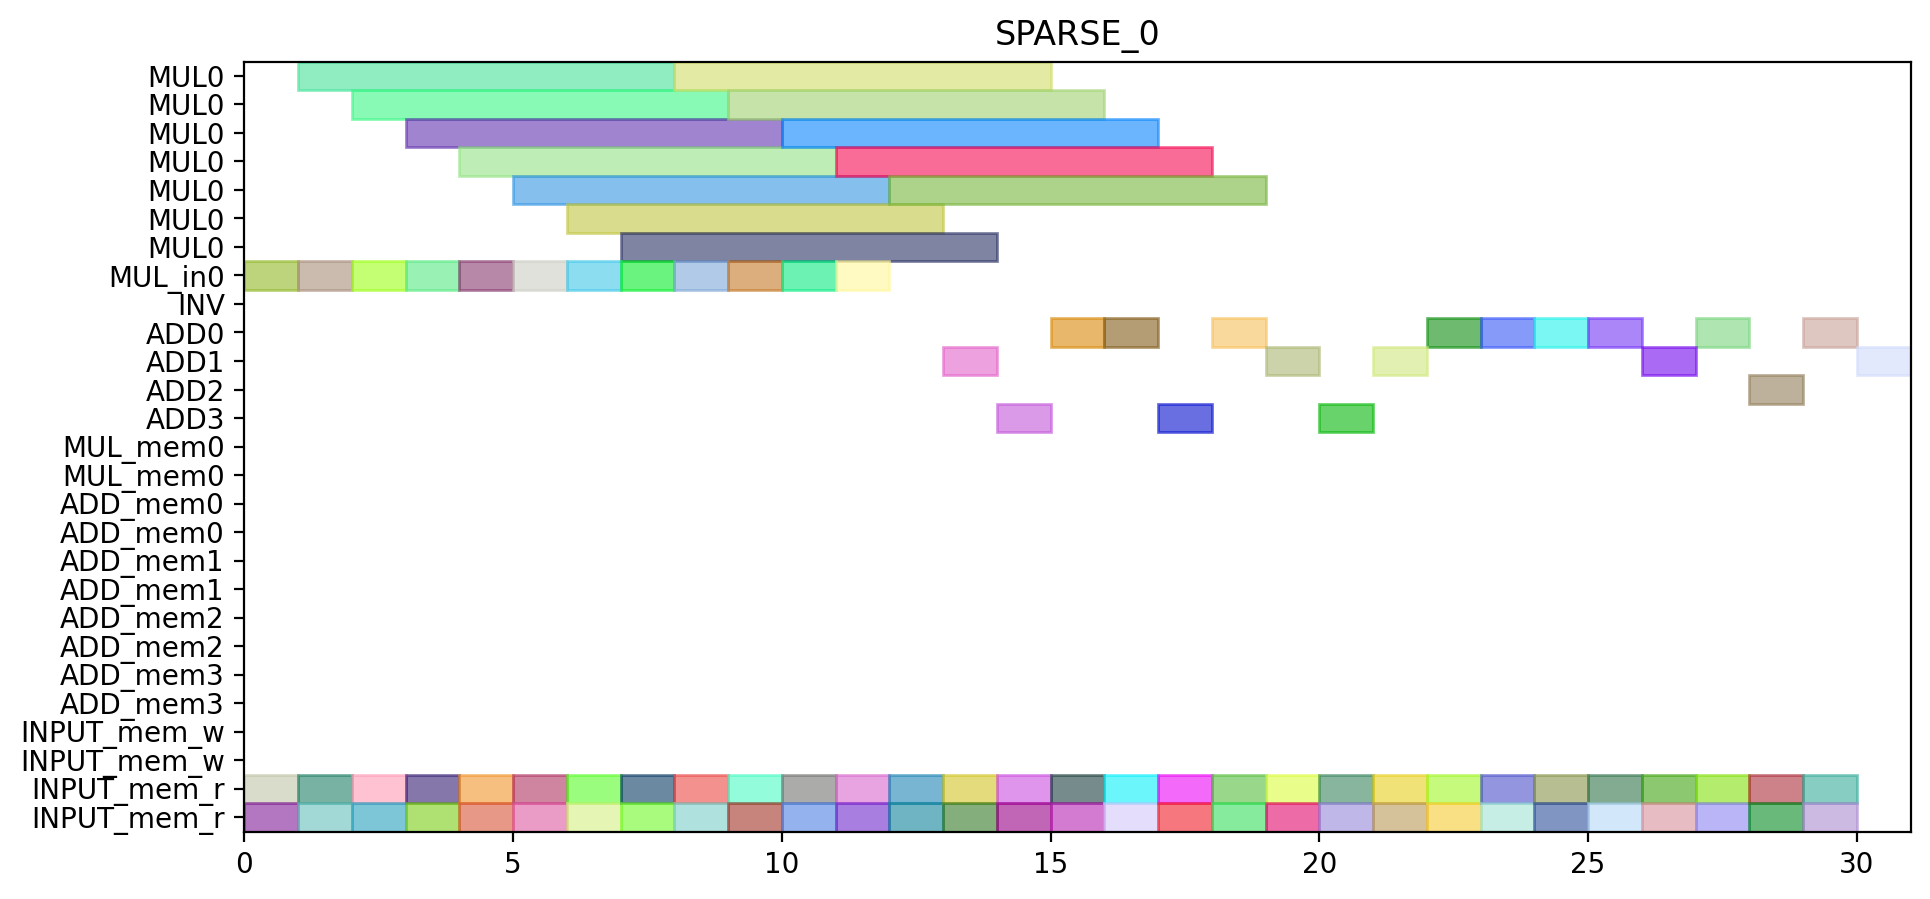

The script that drew this image:
from pyschedule import Scenario, solvers, plotters, alt


def solve():
	horizon = 172
	S = Scenario("SPARSE_0", horizon=horizon)

	# resource
	MUL = S.Resources('MUL', num=1, size=7)
	MUL_in = S.Resources('MUL_in', num=1)
	INV = S.Resource('INV')
	ADD = S.Resources('ADD', num=4, periods=range(1, horizon))
	MUL_mem = S.Resources('MUL_mem', num=1, size=2)
	ADD_mem = S.Resources('ADD_mem', num=4, size=2)
	INPUT_mem_w = S.Resource('INPUT_mem_w', size=2)
	INPUT_mem_r = S.Resource('INPUT_mem_r', size=2)

	# result of previous scheduling

	# new tasks
	t0_t0_t0_in = S.Task('t0_t0_t0_in', length=1, delay_cost=1)
	t0_t0_t0_in += alt(MUL_in)
	t0_t0_t0 = S.Task('t0_t0_t0', length=7, delay_cost=1)
	t0_t0_t0 += alt(MUL)
	S += t0_t0_t0>=t0_t0_t0_in

	t0_t0_t0_mem0 = S.Task('t0_t0_t0_mem0', length=1, delay_cost=1)
	t0_t0_t0_mem0 += INPUT_mem_r
	S += t0_t0_t0_mem0 <= t0_t0_t0

	t0_t0_t0_mem1 = S.Task('t0_t0_t0_mem1', length=1, delay_cost=1)
	t0_t0_t0_mem1 += INPUT_mem_r
	S += t0_t0_t0_mem1 <= t0_t0_t0

	t0_t0_t1_in = S.Task('t0_t0_t1_in', length=1, delay_cost=1)
	t0_t0_t1_in += alt(MUL_in)
	t0_t0_t1 = S.Task('t0_t0_t1', length=7, delay_cost=1)
	t0_t0_t1 += alt(MUL)
	S += t0_t0_t1>=t0_t0_t1_in

	t0_t0_t1_mem0 = S.Task('t0_t0_t1_mem0', length=1, delay_cost=1)
	t0_t0_t1_mem0 += INPUT_mem_r
	S += t0_t0_t1_mem0 <= t0_t0_t1

	t0_t0_t1_mem1 = S.Task('t0_t0_t1_mem1', length=1, delay_cost=1)
	t0_t0_t1_mem1 += INPUT_mem_r
	S += t0_t0_t1_mem1 <= t0_t0_t1

	t0_t0_t2 = S.Task('t0_t0_t2', length=1, delay_cost=1)
	t0_t0_t2 += alt(ADD)

	t0_t0_t2_mem0 = S.Task('t0_t0_t2_mem0', length=1, delay_cost=1)
	t0_t0_t2_mem0 += INPUT_mem_r
	S += t0_t0_t2_mem0 <= t0_t0_t2

	t0_t0_t2_mem1 = S.Task('t0_t0_t2_mem1', length=1, delay_cost=1)
	t0_t0_t2_mem1 += INPUT_mem_r
	S += t0_t0_t2_mem1 <= t0_t0_t2

	t0_t0_t3 = S.Task('t0_t0_t3', length=1, delay_cost=1)
	t0_t0_t3 += alt(ADD)

	t0_t0_t3_mem0 = S.Task('t0_t0_t3_mem0', length=1, delay_cost=1)
	t0_t0_t3_mem0 += INPUT_mem_r
	S += t0_t0_t3_mem0 <= t0_t0_t3

	t0_t0_t3_mem1 = S.Task('t0_t0_t3_mem1', length=1, delay_cost=1)
	t0_t0_t3_mem1 += INPUT_mem_r
	S += t0_t0_t3_mem1 <= t0_t0_t3

	t0_t1_t0_in = S.Task('t0_t1_t0_in', length=1, delay_cost=1)
	t0_t1_t0_in += alt(MUL_in)
	t0_t1_t0 = S.Task('t0_t1_t0', length=7, delay_cost=1)
	t0_t1_t0 += alt(MUL)
	S += t0_t1_t0>=t0_t1_t0_in

	t0_t1_t0_mem0 = S.Task('t0_t1_t0_mem0', length=1, delay_cost=1)
	t0_t1_t0_mem0 += INPUT_mem_r
	S += t0_t1_t0_mem0 <= t0_t1_t0

	t0_t1_t0_mem1 = S.Task('t0_t1_t0_mem1', length=1, delay_cost=1)
	t0_t1_t0_mem1 += INPUT_mem_r
	S += t0_t1_t0_mem1 <= t0_t1_t0

	t0_t1_t1_in = S.Task('t0_t1_t1_in', length=1, delay_cost=1)
	t0_t1_t1_in += alt(MUL_in)
	t0_t1_t1 = S.Task('t0_t1_t1', length=7, delay_cost=1)
	t0_t1_t1 += alt(MUL)
	S += t0_t1_t1>=t0_t1_t1_in

	t0_t1_t1_mem0 = S.Task('t0_t1_t1_mem0', length=1, delay_cost=1)
	t0_t1_t1_mem0 += INPUT_mem_r
	S += t0_t1_t1_mem0 <= t0_t1_t1

	t0_t1_t1_mem1 = S.Task('t0_t1_t1_mem1', length=1, delay_cost=1)
	t0_t1_t1_mem1 += INPUT_mem_r
	S += t0_t1_t1_mem1 <= t0_t1_t1

	t0_t1_t2 = S.Task('t0_t1_t2', length=1, delay_cost=1)
	t0_t1_t2 += alt(ADD)

	t0_t1_t2_mem0 = S.Task('t0_t1_t2_mem0', length=1, delay_cost=1)
	t0_t1_t2_mem0 += INPUT_mem_r
	S += t0_t1_t2_mem0 <= t0_t1_t2

	t0_t1_t2_mem1 = S.Task('t0_t1_t2_mem1', length=1, delay_cost=1)
	t0_t1_t2_mem1 += INPUT_mem_r
	S += t0_t1_t2_mem1 <= t0_t1_t2

	t0_t1_t3 = S.Task('t0_t1_t3', length=1, delay_cost=1)
	t0_t1_t3 += alt(ADD)

	t0_t1_t3_mem0 = S.Task('t0_t1_t3_mem0', length=1, delay_cost=1)
	t0_t1_t3_mem0 += INPUT_mem_r
	S += t0_t1_t3_mem0 <= t0_t1_t3

	t0_t1_t3_mem1 = S.Task('t0_t1_t3_mem1', length=1, delay_cost=1)
	t0_t1_t3_mem1 += INPUT_mem_r
	S += t0_t1_t3_mem1 <= t0_t1_t3

	t0_t20 = S.Task('t0_t20', length=1, delay_cost=1)
	t0_t20 += alt(ADD)

	t0_t20_mem0 = S.Task('t0_t20_mem0', length=1, delay_cost=1)
	t0_t20_mem0 += INPUT_mem_r
	S += t0_t20_mem0 <= t0_t20

	t0_t20_mem1 = S.Task('t0_t20_mem1', length=1, delay_cost=1)
	t0_t20_mem1 += INPUT_mem_r
	S += t0_t20_mem1 <= t0_t20

	t0_t21 = S.Task('t0_t21', length=1, delay_cost=1)
	t0_t21 += alt(ADD)

	t0_t21_mem0 = S.Task('t0_t21_mem0', length=1, delay_cost=1)
	t0_t21_mem0 += INPUT_mem_r
	S += t0_t21_mem0 <= t0_t21

	t0_t21_mem1 = S.Task('t0_t21_mem1', length=1, delay_cost=1)
	t0_t21_mem1 += INPUT_mem_r
	S += t0_t21_mem1 <= t0_t21

	t0_t30 = S.Task('t0_t30', length=1, delay_cost=1)
	t0_t30 += alt(ADD)

	t0_t30_mem0 = S.Task('t0_t30_mem0', length=1, delay_cost=1)
	t0_t30_mem0 += INPUT_mem_r
	S += t0_t30_mem0 <= t0_t30

	t0_t30_mem1 = S.Task('t0_t30_mem1', length=1, delay_cost=1)
	t0_t30_mem1 += INPUT_mem_r
	S += t0_t30_mem1 <= t0_t30

	t0_t31 = S.Task('t0_t31', length=1, delay_cost=1)
	t0_t31 += alt(ADD)

	t0_t31_mem0 = S.Task('t0_t31_mem0', length=1, delay_cost=1)
	t0_t31_mem0 += INPUT_mem_r
	S += t0_t31_mem0 <= t0_t31

	t0_t31_mem1 = S.Task('t0_t31_mem1', length=1, delay_cost=1)
	t0_t31_mem1 += INPUT_mem_r
	S += t0_t31_mem1 <= t0_t31

	t1_t0_t0_in = S.Task('t1_t0_t0_in', length=1, delay_cost=1)
	t1_t0_t0_in += alt(MUL_in)
	t1_t0_t0 = S.Task('t1_t0_t0', length=7, delay_cost=1)
	t1_t0_t0 += alt(MUL)
	S += t1_t0_t0>=t1_t0_t0_in

	t1_t0_t0_mem0 = S.Task('t1_t0_t0_mem0', length=1, delay_cost=1)
	t1_t0_t0_mem0 += INPUT_mem_r
	S += t1_t0_t0_mem0 <= t1_t0_t0

	t1_t0_t0_mem1 = S.Task('t1_t0_t0_mem1', length=1, delay_cost=1)
	t1_t0_t0_mem1 += INPUT_mem_r
	S += t1_t0_t0_mem1 <= t1_t0_t0

	t1_t0_t1_in = S.Task('t1_t0_t1_in', length=1, delay_cost=1)
	t1_t0_t1_in += alt(MUL_in)
	t1_t0_t1 = S.Task('t1_t0_t1', length=7, delay_cost=1)
	t1_t0_t1 += alt(MUL)
	S += t1_t0_t1>=t1_t0_t1_in

	t1_t0_t1_mem0 = S.Task('t1_t0_t1_mem0', length=1, delay_cost=1)
	t1_t0_t1_mem0 += INPUT_mem_r
	S += t1_t0_t1_mem0 <= t1_t0_t1

	t1_t0_t1_mem1 = S.Task('t1_t0_t1_mem1', length=1, delay_cost=1)
	t1_t0_t1_mem1 += INPUT_mem_r
	S += t1_t0_t1_mem1 <= t1_t0_t1

	t1_t0_t2 = S.Task('t1_t0_t2', length=1, delay_cost=1)
	t1_t0_t2 += alt(ADD)

	t1_t0_t2_mem0 = S.Task('t1_t0_t2_mem0', length=1, delay_cost=1)
	t1_t0_t2_mem0 += INPUT_mem_r
	S += t1_t0_t2_mem0 <= t1_t0_t2

	t1_t0_t2_mem1 = S.Task('t1_t0_t2_mem1', length=1, delay_cost=1)
	t1_t0_t2_mem1 += INPUT_mem_r
	S += t1_t0_t2_mem1 <= t1_t0_t2

	t1_t0_t3 = S.Task('t1_t0_t3', length=1, delay_cost=1)
	t1_t0_t3 += alt(ADD)

	t1_t0_t3_mem0 = S.Task('t1_t0_t3_mem0', length=1, delay_cost=1)
	t1_t0_t3_mem0 += INPUT_mem_r
	S += t1_t0_t3_mem0 <= t1_t0_t3

	t1_t0_t3_mem1 = S.Task('t1_t0_t3_mem1', length=1, delay_cost=1)
	t1_t0_t3_mem1 += INPUT_mem_r
	S += t1_t0_t3_mem1 <= t1_t0_t3

	t1_t1_t0_in = S.Task('t1_t1_t0_in', length=1, delay_cost=1)
	t1_t1_t0_in += alt(MUL_in)
	t1_t1_t0 = S.Task('t1_t1_t0', length=7, delay_cost=1)
	t1_t1_t0 += alt(MUL)
	S += t1_t1_t0>=t1_t1_t0_in

	t1_t1_t0_mem0 = S.Task('t1_t1_t0_mem0', length=1, delay_cost=1)
	t1_t1_t0_mem0 += INPUT_mem_r
	S += t1_t1_t0_mem0 <= t1_t1_t0

	t1_t1_t0_mem1 = S.Task('t1_t1_t0_mem1', length=1, delay_cost=1)
	t1_t1_t0_mem1 += INPUT_mem_r
	S += t1_t1_t0_mem1 <= t1_t1_t0

	t1_t1_t1_in = S.Task('t1_t1_t1_in', length=1, delay_cost=1)
	t1_t1_t1_in += alt(MUL_in)
	t1_t1_t1 = S.Task('t1_t1_t1', length=7, delay_cost=1)
	t1_t1_t1 += alt(MUL)
	S += t1_t1_t1>=t1_t1_t1_in

	t1_t1_t1_mem0 = S.Task('t1_t1_t1_mem0', length=1, delay_cost=1)
	t1_t1_t1_mem0 += INPUT_mem_r
	S += t1_t1_t1_mem0 <= t1_t1_t1

	t1_t1_t1_mem1 = S.Task('t1_t1_t1_mem1', length=1, delay_cost=1)
	t1_t1_t1_mem1 += INPUT_mem_r
	S += t1_t1_t1_mem1 <= t1_t1_t1

	t1_t1_t2 = S.Task('t1_t1_t2', length=1, delay_cost=1)
	t1_t1_t2 += alt(ADD)

	t1_t1_t2_mem0 = S.Task('t1_t1_t2_mem0', length=1, delay_cost=1)
	t1_t1_t2_mem0 += INPUT_mem_r
	S += t1_t1_t2_mem0 <= t1_t1_t2

	t1_t1_t2_mem1 = S.Task('t1_t1_t2_mem1', length=1, delay_cost=1)
	t1_t1_t2_mem1 += INPUT_mem_r
	S += t1_t1_t2_mem1 <= t1_t1_t2

	t1_t1_t3 = S.Task('t1_t1_t3', length=1, delay_cost=1)
	t1_t1_t3 += alt(ADD)

	t1_t1_t3_mem0 = S.Task('t1_t1_t3_mem0', length=1, delay_cost=1)
	t1_t1_t3_mem0 += INPUT_mem_r
	S += t1_t1_t3_mem0 <= t1_t1_t3

	t1_t1_t3_mem1 = S.Task('t1_t1_t3_mem1', length=1, delay_cost=1)
	t1_t1_t3_mem1 += INPUT_mem_r
	S += t1_t1_t3_mem1 <= t1_t1_t3

	t1_t20 = S.Task('t1_t20', length=1, delay_cost=1)
	t1_t20 += alt(ADD)

	t1_t20_mem0 = S.Task('t1_t20_mem0', length=1, delay_cost=1)
	t1_t20_mem0 += INPUT_mem_r
	S += t1_t20_mem0 <= t1_t20

	t1_t20_mem1 = S.Task('t1_t20_mem1', length=1, delay_cost=1)
	t1_t20_mem1 += INPUT_mem_r
	S += t1_t20_mem1 <= t1_t20

	t1_t21 = S.Task('t1_t21', length=1, delay_cost=1)
	t1_t21 += alt(ADD)

	t1_t21_mem0 = S.Task('t1_t21_mem0', length=1, delay_cost=1)
	t1_t21_mem0 += INPUT_mem_r
	S += t1_t21_mem0 <= t1_t21

	t1_t21_mem1 = S.Task('t1_t21_mem1', length=1, delay_cost=1)
	t1_t21_mem1 += INPUT_mem_r
	S += t1_t21_mem1 <= t1_t21

	t1_t30 = S.Task('t1_t30', length=1, delay_cost=1)
	t1_t30 += alt(ADD)

	t1_t30_mem0 = S.Task('t1_t30_mem0', length=1, delay_cost=1)
	t1_t30_mem0 += INPUT_mem_r
	S += t1_t30_mem0 <= t1_t30

	t1_t30_mem1 = S.Task('t1_t30_mem1', length=1, delay_cost=1)
	t1_t30_mem1 += INPUT_mem_r
	S += t1_t30_mem1 <= t1_t30

	t1_t31 = S.Task('t1_t31', length=1, delay_cost=1)
	t1_t31 += alt(ADD)

	t1_t31_mem0 = S.Task('t1_t31_mem0', length=1, delay_cost=1)
	t1_t31_mem0 += INPUT_mem_r
	S += t1_t31_mem0 <= t1_t31

	t1_t31_mem1 = S.Task('t1_t31_mem1', length=1, delay_cost=1)
	t1_t31_mem1 += INPUT_mem_r
	S += t1_t31_mem1 <= t1_t31

	t2_t0_t0_in = S.Task('t2_t0_t0_in', length=1, delay_cost=1)
	t2_t0_t0_in += alt(MUL_in)
	t2_t0_t0 = S.Task('t2_t0_t0', length=7, delay_cost=1)
	t2_t0_t0 += alt(MUL)
	S += t2_t0_t0>=t2_t0_t0_in

	t2_t0_t0_mem0 = S.Task('t2_t0_t0_mem0', length=1, delay_cost=1)
	t2_t0_t0_mem0 += INPUT_mem_r
	S += t2_t0_t0_mem0 <= t2_t0_t0

	t2_t0_t0_mem1 = S.Task('t2_t0_t0_mem1', length=1, delay_cost=1)
	t2_t0_t0_mem1 += INPUT_mem_r
	S += t2_t0_t0_mem1 <= t2_t0_t0

	t2_t0_t1_in = S.Task('t2_t0_t1_in', length=1, delay_cost=1)
	t2_t0_t1_in += alt(MUL_in)
	t2_t0_t1 = S.Task('t2_t0_t1', length=7, delay_cost=1)
	t2_t0_t1 += alt(MUL)
	S += t2_t0_t1>=t2_t0_t1_in

	t2_t0_t1_mem0 = S.Task('t2_t0_t1_mem0', length=1, delay_cost=1)
	t2_t0_t1_mem0 += INPUT_mem_r
	S += t2_t0_t1_mem0 <= t2_t0_t1

	t2_t0_t1_mem1 = S.Task('t2_t0_t1_mem1', length=1, delay_cost=1)
	t2_t0_t1_mem1 += INPUT_mem_r
	S += t2_t0_t1_mem1 <= t2_t0_t1

	t2_t0_t2 = S.Task('t2_t0_t2', length=1, delay_cost=1)
	t2_t0_t2 += alt(ADD)

	t2_t0_t2_mem0 = S.Task('t2_t0_t2_mem0', length=1, delay_cost=1)
	t2_t0_t2_mem0 += INPUT_mem_r
	S += t2_t0_t2_mem0 <= t2_t0_t2

	t2_t0_t2_mem1 = S.Task('t2_t0_t2_mem1', length=1, delay_cost=1)
	t2_t0_t2_mem1 += INPUT_mem_r
	S += t2_t0_t2_mem1 <= t2_t0_t2

	t2_t0_t3 = S.Task('t2_t0_t3', length=1, delay_cost=1)
	t2_t0_t3 += alt(ADD)

	t2_t0_t3_mem0 = S.Task('t2_t0_t3_mem0', length=1, delay_cost=1)
	t2_t0_t3_mem0 += INPUT_mem_r
	S += t2_t0_t3_mem0 <= t2_t0_t3

	t2_t0_t3_mem1 = S.Task('t2_t0_t3_mem1', length=1, delay_cost=1)
	t2_t0_t3_mem1 += INPUT_mem_r
	S += t2_t0_t3_mem1 <= t2_t0_t3

	t2_t1_t0_in = S.Task('t2_t1_t0_in', length=1, delay_cost=1)
	t2_t1_t0_in += alt(MUL_in)
	t2_t1_t0 = S.Task('t2_t1_t0', length=7, delay_cost=1)
	t2_t1_t0 += alt(MUL)
	S += t2_t1_t0>=t2_t1_t0_in

	t2_t1_t0_mem0 = S.Task('t2_t1_t0_mem0', length=1, delay_cost=1)
	t2_t1_t0_mem0 += INPUT_mem_r
	S += t2_t1_t0_mem0 <= t2_t1_t0

	t2_t1_t0_mem1 = S.Task('t2_t1_t0_mem1', length=1, delay_cost=1)
	t2_t1_t0_mem1 += INPUT_mem_r
	S += t2_t1_t0_mem1 <= t2_t1_t0

	t2_t1_t1_in = S.Task('t2_t1_t1_in', length=1, delay_cost=1)
	t2_t1_t1_in += alt(MUL_in)
	t2_t1_t1 = S.Task('t2_t1_t1', length=7, delay_cost=1)
	t2_t1_t1 += alt(MUL)
	S += t2_t1_t1>=t2_t1_t1_in

	t2_t1_t1_mem0 = S.Task('t2_t1_t1_mem0', length=1, delay_cost=1)
	t2_t1_t1_mem0 += INPUT_mem_r
	S += t2_t1_t1_mem0 <= t2_t1_t1

	t2_t1_t1_mem1 = S.Task('t2_t1_t1_mem1', length=1, delay_cost=1)
	t2_t1_t1_mem1 += INPUT_mem_r
	S += t2_t1_t1_mem1 <= t2_t1_t1

	solvers.mip.solve(S,msg=1,kind='CPLEX',ratio_gap=1.01)

	solution = [['hoge']*len(S.solution()[1]) for i in range(len(S.solution()))]
	for i in range(len(S.solution())):
		for j in range(len(S.solution()[i])):
			solution[i][j]=str(S.solution()[i][j])
	print(solution)

	cycles = int(solution[-1][3])

	pic_file_name = "/mnt/rose/usr1/fukuda/pairing_automation_design2/bls24-318/scheduling/SPARSE_mul1_add4/SPARSE_0.png"
	if(S.solution() != []):
		plotters.matplotlib.plot(S,img_filename=pic_file_name, vertical_text=True, fig_size=(cycles*0.25+3, 5), show_task_labels=False)

	return solution
